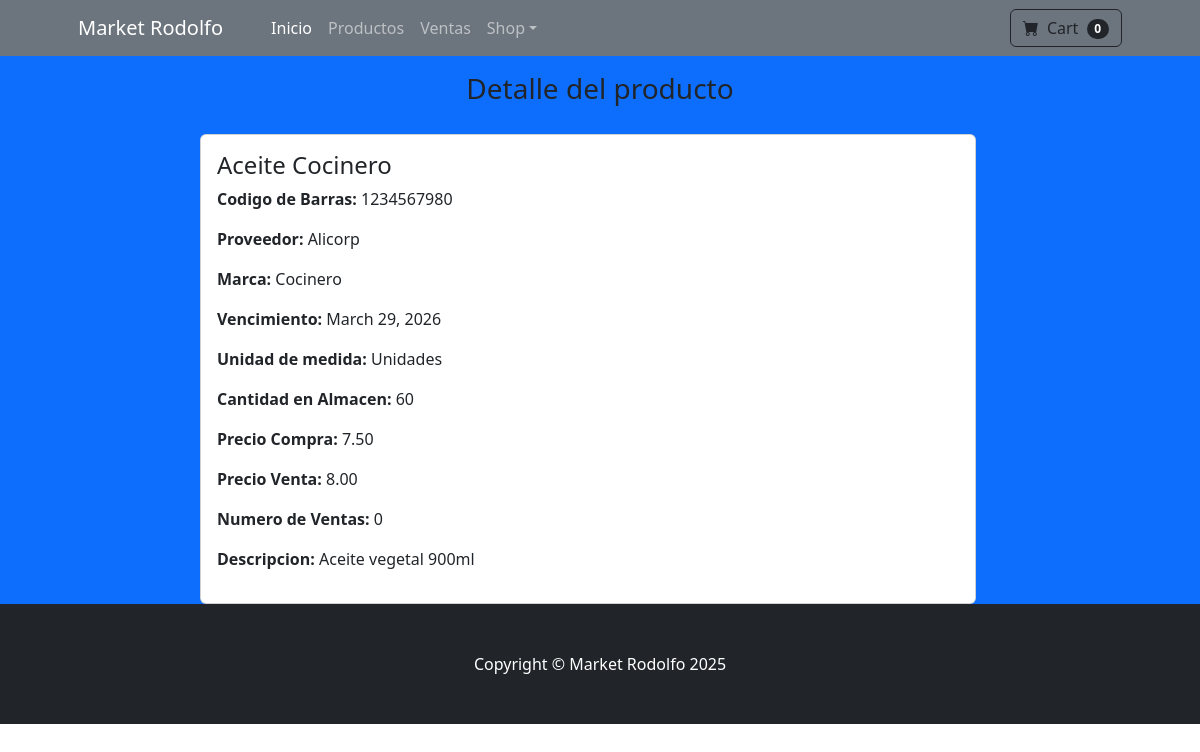
The page /producto/detalle/9 on the database its author committed.
### applications/producto/models.py (models this page shows, shortened)
class Product(TimeStampedModel):
    UNIT_CHOICES = (
        ('0', 'Kilogramos'),
        ('1', 'Litros'),
        ('2', 'Unidades'),
    )
    category=models.ForeignKey(Category, on_delete=models.CASCADE, default=1)
    barcode=models.CharField(max_length=13, unique=True)
    name=models.CharField('Nombre', max_length=40)
    slug=models.SlugField(max_length=50, unique=True, blank=True)
    provider=models.ForeignKey(Provider, on_delete=models.CASCADE)
    marca=models.ForeignKey(Marca, on_delete=models.CASCADE)
    due_date=models.DateField('fecha de vencimiento', blank=True, null=True)
    description=models.TextField('Descripcion del Producto', blank=True)
    unit=models.CharField('unidad de medida', max_length=1, choices=UNIT_CHOICES)
    count=models.PositiveIntegerField('Cantidad en Almacén', default=0)
    purchase_price=models.DecimalField('Precio de Compra', max_digits=7, decimal_places=2)
    sale_price=models.DecimalField('Precio de Venta', max_digits=7, decimal_places=2)
    num_sale=models.PositiveIntegerField('Numero de Ventas', default=0)
    anulate=models.BooleanField('Eliminado', default=False)
    objects=ProductManager()
    class Meta:
        verbose_name='Producto'
        verbose_name_plural='Productos'

class Provider(TimeStampedModel):
    name=models.CharField('Razon Social', max_length=100)
    email=models.EmailField(blank=True, null=True)
    phone=models.CharField('telefono', max_length=40, blank=True)
    web=models.URLField('sitio web', blank=True)
    class Meta:
        verbose_name='Proveedor'
        verbose_name_plural='Proveedores'
    def __str__(self):
        return self.name

class Marca(TimeStampedModel):
    name=models.CharField('Nombre', max_length=30)
    class Meta:
        verbose_name='Marca'
        verbose_name_plural='Marcas'
    def __str__(self):
        return self.name

### applications/producto/views.py (the view)
# urls.py: path('producto/detalle/<pk>', views.ProductDetailView.as_view(), name='producto-detail'),
class ProductDetailView(DetailView):
    template_name = "producto/detail.html"
    model = Product

### templates/producto/detail.html
{% extends "base.html" %}
{% load  static %}
{% block content %}
<div class="row bg-primary">
  <h3 class="col mt-3" style="margin-bottom: 1em; text-align: center;">Detalle del producto</h3>
  <div class="row">
    <div class="container">
        <div class="row justify-content-center">
            <div class="col-md-8">
                <div class="card">
                    <div class="card-body">
                    <h4>{{ product.name }}</h4>
                    <p><span style="font-weight: bold;">Codigo de Barras:</span> {{ object.barcode }}</p>
                    <p><span style="font-weight: bold;">Proveedor:</span> {{ product.provider }}</p>
                    <p><span style="font-weight: bold;">Marca:</span> {{ product.marca }}</p>
                    <p><span style="font-weight: bold;">Vencimiento:</span> {{ product.due_date }}</p>
                    <p><span style="font-weight: bold;">Unidad de medida:</span> {{ product.get_unit_display }}</p>
                    <p><span style="font-weight: bold;">Cantidad en Almacen:</span> {{ product.count }}</p>
                    <p><span style="font-weight: bold;">Precio Compra:</span> {{ product.purchase_price }}</p>
                    <p><span style="font-weight: bold;">Precio Venta:</span> {{ product.sale_price }}</p>
                    <p><span style="font-weight: bold;">Numero de Ventas:</span> {{ product.num_sale }}</p>
                    <p><span style="font-weight: bold;">Descripcion:</span> {{ product.description }}</p>
                    </div>
                </div>
            </div>
        </div>
    </div>
    </div>
</div>
{% endblock %}

### rows shown on the page
Product: name "Aceite Cocinero", barcode "1234567980", provider "Alicorp", marca "Cocinero", due_date "March 29, 2026", unit "Unidades", count "60", purchase_price "7.50", sale_price "8.00", num_sale "0", description "Aceite vegetal 900ml"
